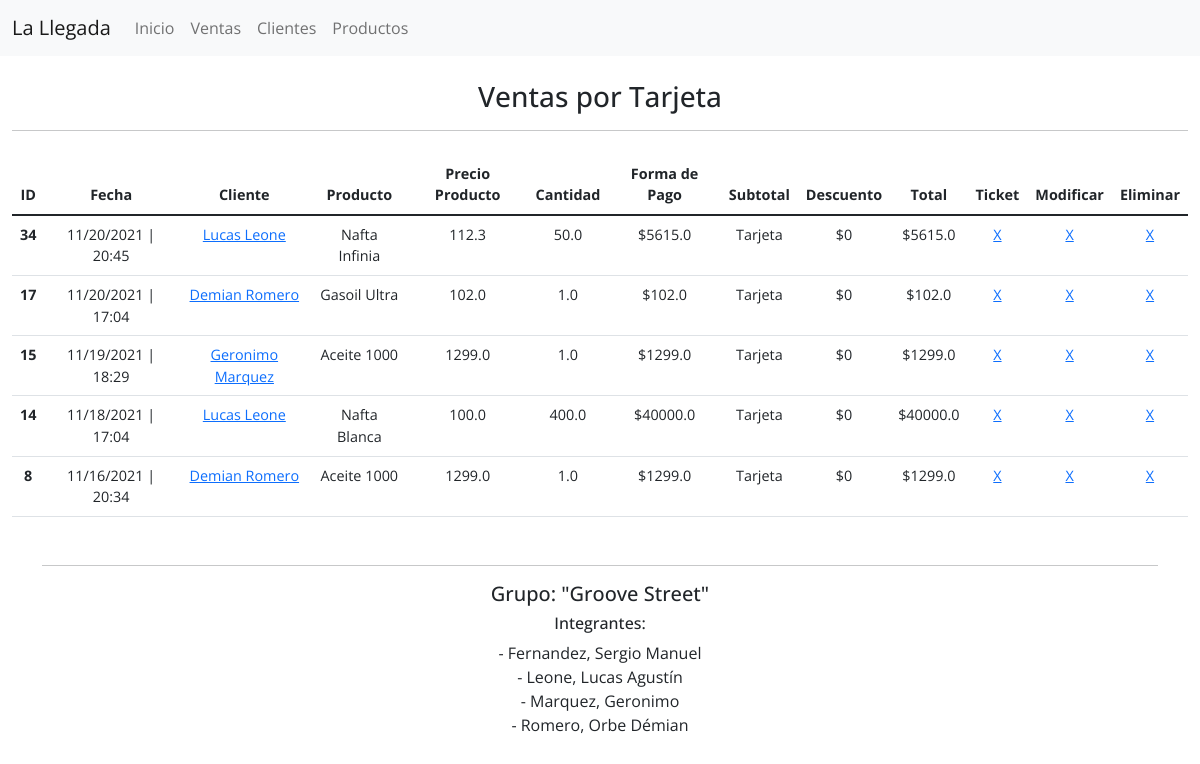
The page /ventas/informes/3/ on the database as committed earlier.
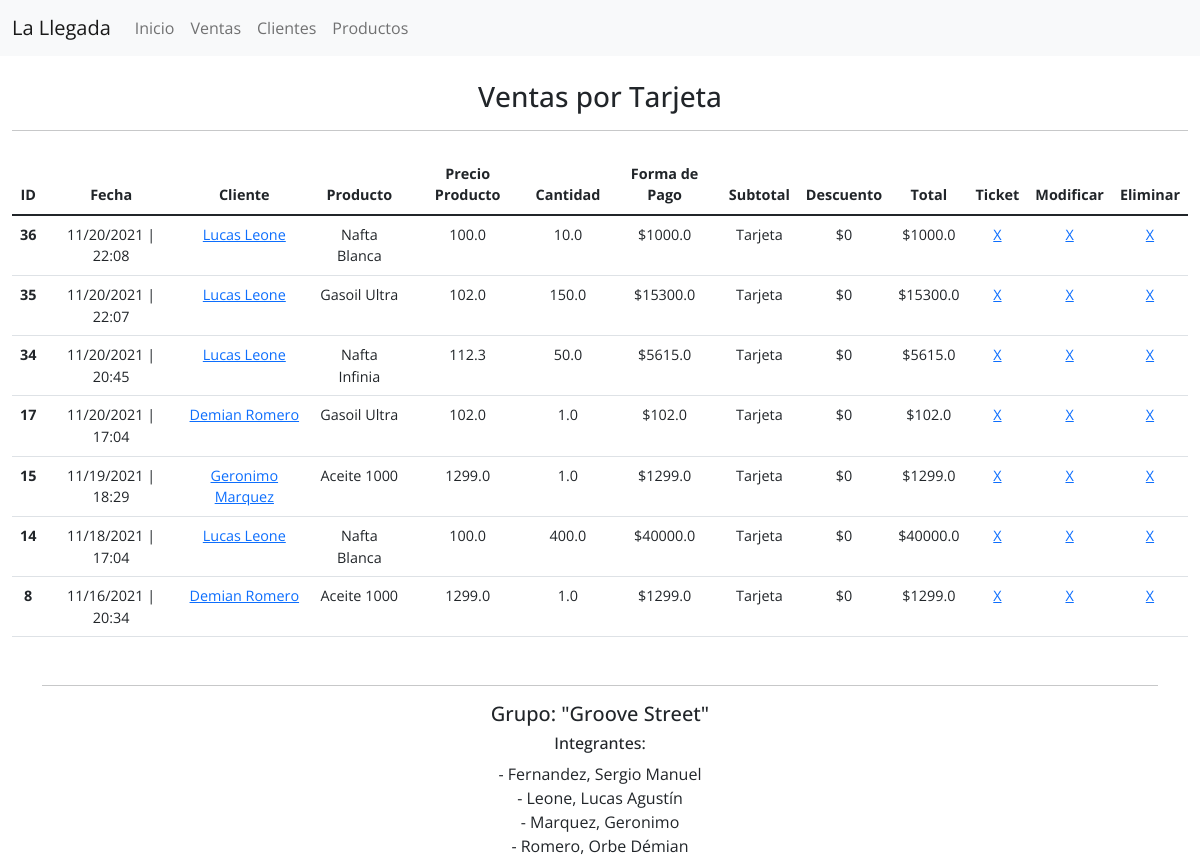
The same page on the database as committed later.
### ventas/models.py (models this page shows, shortened)
class Venta(LlegadaModel):
    fecha = models.DateTimeField(default=timezone.now, help_text='Ejemplo: 09/11/2021 17:20:00')
    cliente = models.ForeignKey(Cliente, on_delete=models.CASCADE)
    producto = models.ForeignKey(Product, on_delete=models.SET_NULL, null=True)
    cantidad = models.FloatField(validators=[MinValueValidator(0.0)])
    forma_pago = models.ForeignKey(FormaPago, max_length=10, help_text='Contado 10% Descuento', on_delete=models.CASCADE)
    def subtotal(self):
        total = self.producto.precio * self.cantidad
        total = round(total, 2)
        return total
    def descuento(self):
        total = self.producto.precio * self.cantidad
        descuento = round(total, 2)
        if self.forma_pago.nombre == 'Contado':
            descuento = (descuento * 0.1)
            descuento = round(descuento, 2)
            return descuento
        else:
            return 0
    def get_total(self):
        total = self.producto.precio * self.cantidad
        total_round = round(total, 3)
        if self.forma_pago.nombre == 'Contado':
            total_round = total_round - (total_round * 0.1 )
        return total_round

class FormaPago(LlegadaModel):
    nombre = models.CharField(max_length=15)
    def __str__(self):
        return self.nombre

### clientes/models.py (models this page shows)
class Cliente(LlegadaModel):
    nombre = models.CharField(max_length=100)
    apellido = models.CharField(max_length=100)
    tipo_documento = models.CharField(choices=DOCUMENTO_CHOICES, max_length=10)
    numero_documento = models.CharField(max_length=20)
    telefono = models.CharField('Teléfono', max_length=25)
    email = models.EmailField()
    localidad = models.CharField(max_length=100)
    puntos = models.IntegerField(default=0)
    def __str__(self):
        return f'{self.nombre} {self.apellido}'

### productos/models.py (models this page shows)
class Product(LlegadaModel):
    nombre = models.CharField(max_length=100)
    precio = models.FloatField()
    cantidad = models.FloatField(validators=[MinValueValidator(0.0)])
    stock_minimo = models.IntegerField()
    stock_maximo = models.IntegerField()
    proveedor = models.CharField(max_length=100,)
    marca = models.CharField(max_length=100,)
    tamaño = models.CharField(blank=True, max_length=100)
    ubicacion = models.CharField(blank=True, max_length=150)
    tipo_producto = models.ForeignKey(
        KindOfProduct,
        on_delete=models.SET_NULL,
        null=True,
        blank=True
    )
    def __str__(self):
        return self.nombre
    class Meta:
        verbose_name = 'Producto'
        verbose_name_plural = 'Productos'

### ventas/views.py (the view)
class ListVentasPorPagoView(DetailView):
    template_name = 'ventas/list_pago.html'
    context_object_name = 'ventas'
    queryset = FormaPago.objects.all()
    def get_context_data(self, **kwargs):
        context = super().get_context_data(**kwargs)
        forma_pago = self.get_object()
        context['ventas'] = Venta.objects.filter(forma_pago=forma_pago).order_by('-created')
        return context

### templates/ventas/list_pago.html (shortened to what this page needs)
{% extends 'base.html' %}
{% block body %}
<div id="ventas" class="container-fluid">
    <div class="title text-center mt-4">
        <h3>Ventas por {{ object }}</h3>
        <hr>
    </div>
    <table class="table mt-4">
        <thead>
            <tr class="text-center">
                <th scope="col">ID</th>
                <th scope="col">Fecha</th>
                <th scope="col">Cliente</th>
                <th scope="col">Producto</th>
                <th scope="col">Precio Producto</th>
                <th scope="col">Cantidad</th>
                <th scope="col">Forma de Pago</th>
                <th scope="col">Subtotal</th>
                <th scope="col">Descuento</th>
                <th scope="col">Total</th>
                <th scope="col">Ticket</th>
                <th scope="col">Modificar</th>
                <th scope="col">Eliminar</th>
            </tr>
        </thead>
        <tbody>
            {% for venta in ventas %}
                <tr class="text-center">
                    <th scope="row">{{ venta.pk }}</th>
                    <td>{{ venta.fecha|date:'SHORT_DATE_FORMAT' }} | {{ venta.fecha|time:'H:i' }}</td>
                    <td><a href="{% url 'clientes:list-por-cliente' venta.cliente.pk %}">{{ venta.cliente }}</a></td>
                    <td>{{ venta.producto }}</td>
                    <td>{{ venta.producto.precio }}</td>
                    <td>{{ venta.cantidad }}</td>
                    <td>${{ venta.subtotal }}</td>
                    <td>{{ venta.forma_pago }}</td>
                    <td>${{ venta.descuento }}</td>
                    <td>${{ venta.get_total }}</td>
                    <td><a href="{% url 'ventas:ticket' venta.pk %}">X</a></td>
                    <td><a href="{% url 'ventas:update' venta.pk %}">X</a></td>
                    <td><a href="{% url 'ventas:delete' venta.pk %}">X</a></td>
                </tr>
            {% endfor %}
        </tbody>
    </table>
</div>
{% endblock body %}

Rows that differ between the two databases and show on the page:
added Venta: pk "36", fecha "11/20/2021", fecha "22:08", cliente "Lucas Leone", producto "Nafta Blanca", producto.precio "100.0", cantidad "10.0", subtotal "1000.0", forma_pago "Tarjeta", descuento "0", get_total "1000.0"
added Venta: pk "35", fecha "11/20/2021", fecha "22:07", cliente "Lucas Leone", producto "Gasoil Ultra", producto.precio "102.0", cantidad "150.0", subtotal "15300.0", forma_pago "Tarjeta", descuento "0", get_total "15300.0"
